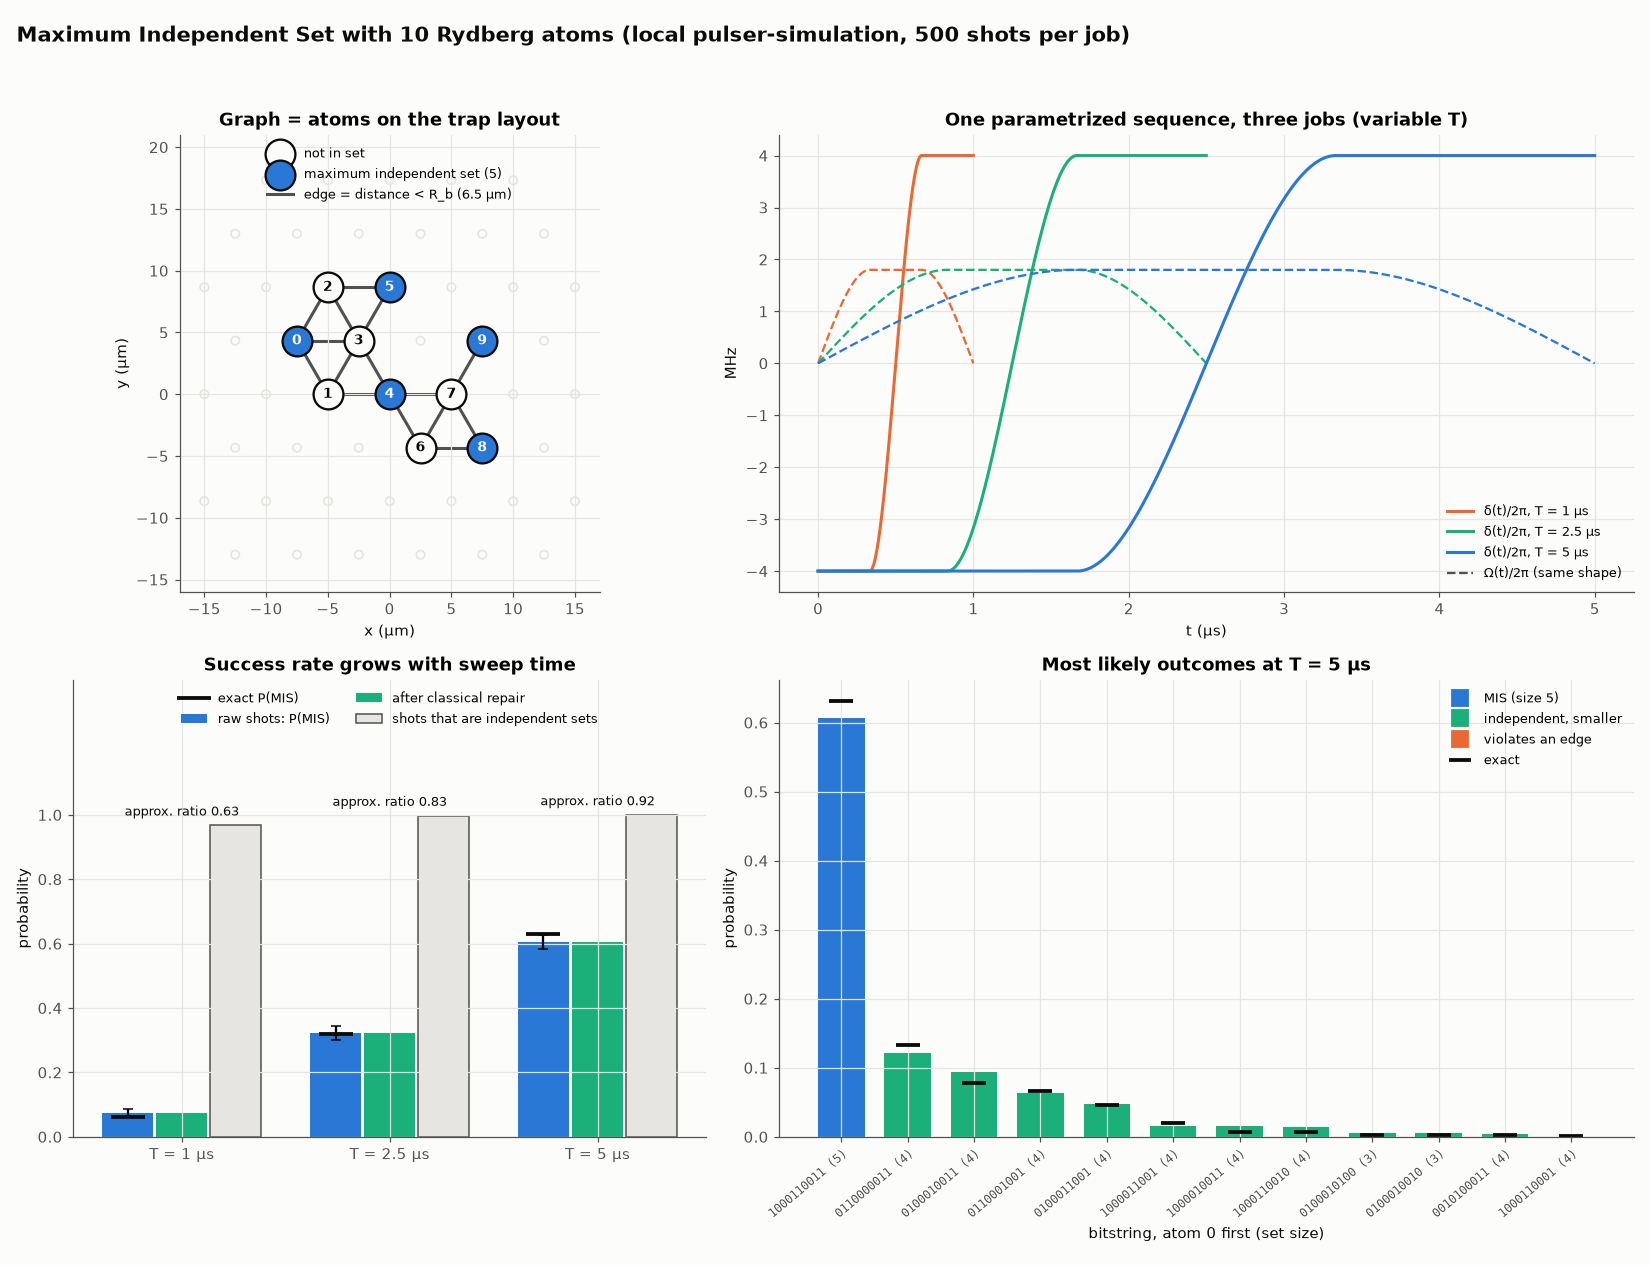

Here is the Python script that generated this plot:
"""Maximum Independent Set (MIS) with Rydberg atoms on Pasqal: a concrete optimization run.

Problem: in a graph, pick the largest set of vertices with no two of them joined by an
edge. MIS is NP-hard in general; it models e.g. placing radio transmitters, cell
towers or warehouses so that no two interfere.

Encoding (Pichler et al. 2018; Ebadi et al., Science 2022): put one atom per vertex.
Two atoms closer than the blockade radius R_b cannot both be in |r>, so a graph whose
edges are exactly "distance < R_b" (a unit-disk graph) has its independent sets as
the allowed Rydberg patterns. Sweeping the detuning from negative to positive rewards
every extra excitation, and an adiabatic sweep ends in the MIS.

Here: 10 atoms on Pasqal's pre-calibrated triangular trap layout (5 µm spacing,
R_b = 6.5 µm, so edges = nearest neighbours). The sweep time T is a Pulser *variable*,
so one batch carries three jobs (T = 1, 2.5, 5 µs) and shows how adiabaticity raises
the success rate. Results are compared with a classical brute-force solution and with
the exact quantum probabilities.

Usage:
    python pasqal_mis.py                 # local, free, no account (pulser-simulation)
    python pasqal_mis.py --mode cloud    # Pasqal Cloud EMU_FREE (free Explorer plan)
Outputs: pasqal_mis.png (local) or pasqal_mis_cloud.png, and pasqal_mis_<mode>.json
"""
import argparse, getpass, itertools, json, os, sys
from pathlib import Path
import numpy as np
from pulser import NoiseModel, Pulse, Sequence
from pulser.devices import AnalogDevice
from pulser.waveforms import InterpolatedWaveform
from pulser_simulation import QutipEmulator

HERE = Path(__file__).resolve().parent
sys.path.insert(0, str(HERE))
from _style import *  # noqa: E402,F401

DEV = AnalogDevice
OMEGA = 2 * np.pi * 1.8          # rad/µs -> R_b = 6.5 µm
DELTA = 2 * np.pi * 4.0          # sweep −DELTA -> +DELTA
T_LIST = [1000, 2500, 5000]      # ns, one job each
SHOTS = 500
SEED = 39                        # picks a 10-vertex graph with a unique MIS of size 5
# --noise: illustrative hardware-like noise (not a device calibration). Dephasing and
# relaxation enter the Lindblad equation; p_false_pos / p_false_neg are measurement
# errors (ground atom read as '1' / Rydberg atom read as '0').
NOISE = dict(dephasing_rate=0.2, relaxation_rate=0.01, p_false_pos=0.01, p_false_neg=0.05)


# ------------------------------------------------------------------ problem
def build_problem():
    lay = DEV.pre_calibrated_layouts[0]
    traps = lay.traps_dict
    near = [k for k, v in traps.items() if np.linalg.norm(v) < 13]
    pick = sorted(np.random.default_rng(SEED).choice(near, 10, replace=False))
    reg = lay.define_register(*pick, qubit_ids=[f"q{i}" for i in range(len(pick))])
    pos = np.array([np.asarray(p) for p in reg.qubits.values()])
    Rb = DEV.rydberg_blockade_radius(OMEGA)
    edges = [(i, j) for i, j in itertools.combinations(range(len(pos)), 2)
             if np.linalg.norm(pos[i] - pos[j]) < Rb]
    return lay, reg, pos, edges, Rb


def make_sequence(reg):
    seq = Sequence(reg, DEV)
    seq.declare_channel("ryd", "rydberg_global")
    T = seq.declare_variable("T", dtype=int)
    amp = InterpolatedWaveform(T, [1e-9, OMEGA, OMEGA, 1e-9])
    det = InterpolatedWaveform(T, [-DELTA, -DELTA, DELTA, DELTA])
    seq.add(Pulse(amp, det, 0), "ryd")
    seq.measure("ground-rydberg")
    return seq


def brute_force_mis(n, edges):
    best, sols = 0, []
    for m in range(1 << n):
        if any((m >> i) & 1 and (m >> j) & 1 for i, j in edges):
            continue
        k = bin(m).count("1")
        if k > best:
            best, sols = k, [m]
        elif k == best:
            sols.append(m)
    # Pulser bitstring: character i = atom i, '1' = Rydberg
    to_str = lambda m: "".join(str((m >> i) & 1) for i in range(n))
    return best, [to_str(m) for m in sols]


def is_independent(b, edges):
    return not any(b[i] == "1" and b[j] == "1" for i, j in edges)


def repair(b, edges):
    """Classical post-processing: drop excitations until the set is independent
    (remove the vertex with most violated edges first)."""
    s = [c == "1" for c in b]
    while True:
        bad = [(i, j) for i, j in edges if s[i] and s[j]]
        if not bad:
            return "".join("1" if x else "0" for x in s)
        cnt = {}
        for i, j in bad:
            cnt[i] = cnt.get(i, 0) + 1; cnt[j] = cnt.get(j, 0) + 1
        s[max(cnt, key=cnt.get)] = False


def score(counts, edges, mis_size, mis_set):
    tot = sum(counts.values())
    p_mis = sum(c for b, c in counts.items() if b in mis_set) / tot
    p_ind = sum(c for b, c in counts.items() if is_independent(b, edges)) / tot
    fixed = {}
    for b, c in counts.items():
        r = repair(b, edges); fixed[r] = fixed.get(r, 0) + c
    p_mis_fix = sum(c for b, c in fixed.items() if b in mis_set) / tot
    ratio = sum(c * b.count("1") for b, c in fixed.items()) / tot / mis_size
    return dict(p_mis=p_mis, p_ind=p_ind, p_mis_fix=p_mis_fix, ratio=ratio, shots=tot)


# ------------------------------------------------------------------ backends
def exact_probs(seq, T, n, noise=False):
    """Exact outcome probabilities. With noise: final density matrix of the Lindblad
    run, then the measurement errors applied analytically bit by bit."""
    cache = HERE / "pasqal_mis_noisy_reference.json"
    if noise and cache.exists():
        d = json.load(open(cache))
        if d.get("noise") == NOISE and str(T) in d["probs"]:
            return d["probs"][str(T)]
    kw = {"noise_model": NoiseModel(**NOISE)} if noise else {}
    res = QutipEmulator.from_sequence(seq.build(T=T), sampling_rate=0.25, **kw).run()
    st = res.get_final_state().full()
    diag = np.real(np.diag(st)) if noise else np.abs(st.ravel()) ** 2
    # basis index bits: atom 0 is the most significant, |r> = 0 in Pulser -> flip all bits
    P = diag[::-1].copy()
    if noise:
        fp, fn = NOISE["p_false_pos"], NOISE["p_false_neg"]
        for i in range(n):
            P = np.moveaxis(P.reshape([2] * n), i, 0)
            a0, a1 = P[0].copy(), P[1].copy()
            P[0], P[1] = a0 * (1 - fp) + a1 * fn, a0 * fp + a1 * (1 - fn)
            P = np.moveaxis(P, 0, i).ravel()
    out = {format(idx, f"0{n}b"): float(v) for idx, v in enumerate(P)}
    if noise:
        d = json.load(open(cache)) if cache.exists() else {"noise": NOISE, "probs": {}}
        if d.get("noise") != NOISE:
            d = {"noise": NOISE, "probs": {}}
        d["probs"][str(T)] = out
        json.dump(d, open(cache, "w"))
    return out


def run_local(exact, shots):
    rng = np.random.default_rng(0)
    out = []
    for p in exact:
        keys = list(p); w = np.clip(np.array([p[k] for k in keys]), 0, None)
        draw = rng.choice(len(keys), size=shots, p=w / w.sum())
        u, c = np.unique(draw, return_counts=True)
        out.append({keys[i]: int(k) for i, k in zip(u, c)})
    return out


def run_cloud(seq, shots, noise=False):
    from pasqal_cloud import PasqalCloudConnection, RemoteEmuFreeBackend
    user = os.environ.get("PASQAL_USERNAME") or input("Pasqal username (e-mail): ").strip()
    proj = os.environ.get("PASQAL_PROJECT_ID") or input("project id: ").strip()
    pw = getpass.getpass("password (hidden): ")
    conn = PasqalCloudConnection(username=user, password=pw, project_id=proj)
    del pw
    config = RemoteEmuFreeBackend.default_config
    if noise:
        config = config.with_changes(noise_model=NoiseModel(**NOISE))
    backend = RemoteEmuFreeBackend(sequence=seq, connection=conn, config=config)
    jobs = [{"runs": shots, "variables": {"T": T}} for T in T_LIST]
    print(f"submitting one batch with {len(jobs)} jobs (T = {T_LIST} ns) to EMU_FREE"
          f"{' with noise ' + str(NOISE) if noise else ''} ...")
    rr = backend.run(job_params=jobs, wait=True)
    print("batch id:", rr.batch_id)
    return [dict(r.final_bitstrings) for r in rr.results], rr.batch_id


# ------------------------------------------------------------------ main
def main():
    ap = argparse.ArgumentParser()
    ap.add_argument("--mode", choices=["local", "cloud"], default="local")
    ap.add_argument("--shots", type=int, default=SHOTS)
    ap.add_argument("--noise", action="store_true", help="hardware-like noise model (slow: ~15 min)")
    args = ap.parse_args()
    tag = "_noisy" if args.noise else ""
    lay, reg, pos, edges, Rb = build_problem()
    n = len(pos)
    seq = make_sequence(reg)
    mis_size, mis_list = brute_force_mis(n, edges)
    mis_set = set(mis_list)
    print(f"{n} atoms, {len(edges)} edges (R_b = {Rb:.2f} µm); classical brute force over "
          f"2^{n} = {2 ** n} subsets: MIS size {mis_size}, {len(mis_list)} optimal set(s) {mis_list}")
    batch_id = None
    if args.mode == "cloud":
        counts, batch_id = run_cloud(seq, args.shots, args.noise)
    exact = [exact_probs(seq, T, n, args.noise) for T in T_LIST]
    ideal = exact if not args.noise else [exact_probs(seq, T, n) for T in T_LIST]
    if args.mode == "local":
        counts = run_local(exact, args.shots)
    rows, ok = [], True
    for T, c, p in zip(T_LIST, counts, exact):
        s = score(c, edges, mis_size, mis_set)
        pe = sum(v for b, v in p.items() if b in mis_set)
        se = np.sqrt(max(pe * (1 - pe), 1 / s["shots"]) / s["shots"])
        dev = abs(s["p_mis"] - pe) / se
        ok &= dev < 4
        s.update(T=T, p_mis_exact=pe, dev_sigma=dev,
                 p_mis_ideal=sum(v for b, v in ideal[T_LIST.index(T)].items() if b in mis_set)); rows.append(s)
        print(f"T = {T / 1000:>3.1f} µs: P(MIS) {s['p_mis']:.3f} (exact {pe:.3f}, {dev:.1f}σ) | "
              f"independent {s['p_ind']:.2f} | after repair P(MIS) {s['p_mis_fix']:.3f}, "
              f"approx. ratio {s['ratio']:.3f}")
    print("PASS" if ok else "FAIL")
    json.dump({"mode": args.mode, "noise": NOISE if args.noise else None, "batch_id": batch_id,
               "edges": edges, "mis": mis_list, "T_ns": T_LIST, "counts": counts, "scores": rows},
              open(HERE / f"pasqal_mis{tag}_{args.mode}.json", "w"), indent=1)

    # ------------------------------------------------------------ figure
    src = "Pasqal Cloud EMU_FREE" if args.mode == "cloud" else "local pulser-simulation"
    fig, axs = plt.subplots(2, 2, figsize=(15, 11.5), gridspec_kw={"width_ratios": [1, 1.35]})
    suptitle(fig, f"Maximum Independent Set with 10 Rydberg atoms ({src}{', hardware-like noise' if args.noise else ''}, {args.shots} shots per job)")

    ax = axs[0, 0]
    tr = np.array(list(lay.traps_dict.values()))
    ax.scatter(tr[:, 0], tr[:, 1], s=30, facecolors="none", edgecolors=GRID, lw=1.1)
    for i, j in edges:
        ax.plot(*pos[[i, j]].T, color=MUTED, lw=2, zorder=1)
    best = mis_list[0]
    inm = np.array([c == "1" for c in best])
    ax.scatter(pos[~inm, 0], pos[~inm, 1], s=380, color=SURF, edgecolors=INK, lw=1.5, zorder=3, label="not in set")
    ax.scatter(pos[inm, 0], pos[inm, 1], s=380, color=BLUE, edgecolors=INK, lw=1.5, zorder=3,
               label=f"maximum independent set ({mis_size})")
    for i, (x, y) in enumerate(pos):
        ax.text(x, y, str(i), ha="center", va="center", fontsize=9, zorder=4,
                color=SURF if inm[i] else INK, fontweight="bold")
    ax.plot([], [], color=MUTED, lw=2, label=f"edge = distance < R_b ({Rb:.1f} µm)")
    ax.set_aspect("equal"); ax.set_xlim(-17, 17); ax.set_ylim(-16, 21)
    ax.set_xlabel("x (µm)"); ax.set_ylabel("y (µm)")
    ax.set_title("Graph = atoms on the trap layout")
    ax.legend(loc="upper center", fontsize=8.5, ncol=1)

    ax = axs[0, 1]
    for T, col in zip(T_LIST, (ORANGE, AQUA, BLUE)):
        s = make_sequence(reg).build(T=T)
        from pulser.sampler import sample
        ch = sample(s).channel_samples["ryd"]
        t = np.arange(len(ch.amp)) / 1000
        ax.plot(t, np.asarray(ch.det) / (2 * np.pi), color=col, lw=2, label=f"δ(t)/2π, T = {T / 1000:g} µs")
        ax.plot(t, np.asarray(ch.amp) / (2 * np.pi), color=col, lw=1.5, ls="--")
    ax.plot([], [], color=MUTED, ls="--", lw=1.5, label="Ω(t)/2π (same shape)")
    ax.set_xlabel("t (µs)"); ax.set_ylabel("MHz")
    ax.set_title("One parametrized sequence, three jobs (variable T)")
    ax.legend(loc="lower right", fontsize=8.5)

    ax = axs[1, 0]
    x = np.arange(len(T_LIST)); w = 0.26
    pm = [r["p_mis"] for r in rows]; pf = [r["p_mis_fix"] for r in rows]; pe = [r["p_mis_exact"] for r in rows]
    err = [np.sqrt(max(p * (1 - p), 1 / r["shots"]) / r["shots"]) for p, r in zip(pm, rows)]
    ax.bar(x - w, pm, w * 0.95, color=BLUE, yerr=err, capsize=3, label="raw shots: P(MIS)")
    ax.bar(x, pf, w * 0.95, color=AQUA, label="after classical repair")
    ax.bar(x + w, [r["p_ind"] for r in rows], w * 0.95, color=GRID, edgecolor=MUTED, label="shots that are independent sets")
    ax.plot(x - w, pe, "_", color=INK, ms=22, mew=2.5, label="exact P(MIS)" + (" with noise" if args.noise else ""))
    if args.noise:
        ax.plot(x - w, [r["p_mis_ideal"] for r in rows], "_", color=MAGENTA, ms=22, mew=2.5, label="exact P(MIS), no noise")
    rand = 1 / (2 ** n)
    ax.set_xticks(x); ax.set_xticklabels([f"T = {T / 1000:g} µs" for T in T_LIST])
    ax.set_ylabel("probability"); ax.set_ylim(0, 1.42); ax.set_yticks(np.arange(0, 1.01, 0.2))
    ax.set_title("Success rate grows with sweep time")
    ax.legend(loc="upper center", fontsize=8.5, ncol=2)
    for xi, r in zip(x, rows):
        ax.text(xi, r["p_ind"] + 0.03, f"approx. ratio {r['ratio']:.2f}", ha="center", fontsize=8.5, color=INK)

    ax = axs[1, 1]
    c = counts[-1]; tot = sum(c.values()); p = exact[-1]
    keys = sorted(p, key=lambda k: -p[k])[:12]
    xx = np.arange(len(keys))
    cols = [BLUE if k in mis_set else (AQUA if is_independent(k, edges) else ORANGE) for k in keys]
    ax.bar(xx, [c.get(k, 0) / tot for k in keys], 0.7, color=cols)
    ax.plot(xx, [p[k] for k in keys], "_", color=INK, ms=16, mew=2.5)
    for col, lab in ((BLUE, f"MIS (size {mis_size})"), (AQUA, "independent, smaller"), (ORANGE, "violates an edge"), (INK, "exact")):
        ax.plot([], [], "s" if col != INK else "_", color=col, ms=9 if col != INK else 14, mew=2.5, label=lab)
    ax.set_xticks(xx); ax.set_xticklabels([f"{k} ({k.count('1')})" for k in keys], rotation=40, ha="right",
                                          rotation_mode="anchor", fontsize=8, family="monospace")
    ax.set_ylabel("probability"); ax.set_xlabel("bitstring, atom 0 first (set size)")
    ax.set_title(f"Most likely outcomes at T = {T_LIST[-1] / 1000:g} µs")
    ax.legend(loc="upper right", fontsize=8.5)

    fig.tight_layout(rect=(0, 0, 1, 0.955))
    name = f"pasqal_mis{tag}.png" if args.mode == "local" else f"pasqal_mis{tag}_cloud.png"
    fig.savefig(HERE / name, dpi=110)
    print("saved", name)


if __name__ == "__main__":
    main()
